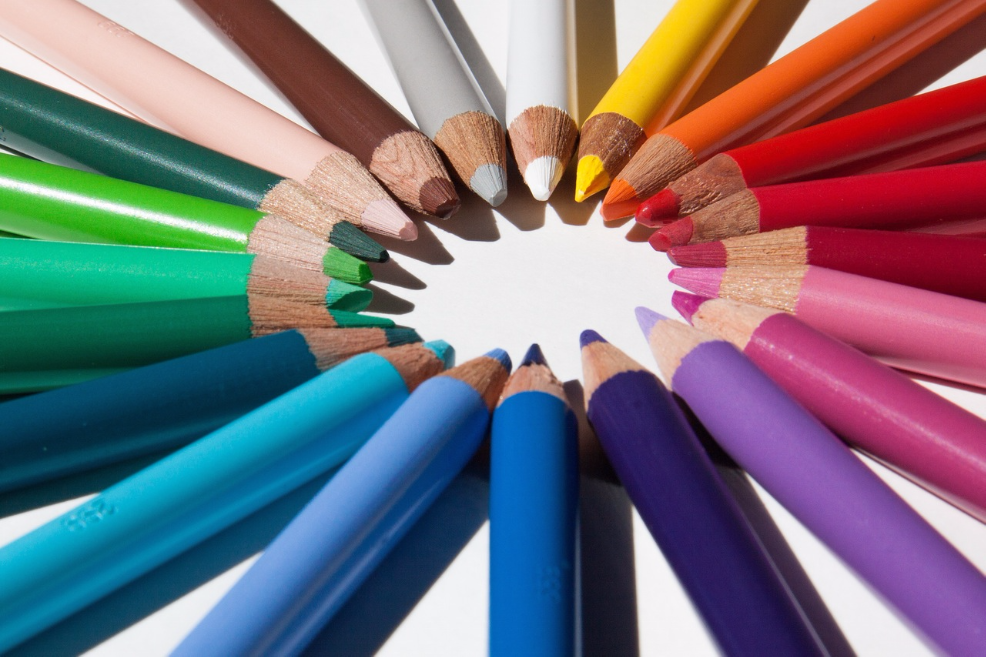
#> input picture DLinCV_Exercise/images/pencils.png, 986 x 657 px
$ python gaussianBlur.py
#> lines starting #> are read from the running program, lines starting #| are printed output that depends on the picture
import cv2
img = cv2.imread('../images/pencils.png')
#> img is the input picture: shape (657, 986, 3); mean B, G, R 124.6, 115, 120.5
#blur image by kennel size
kernelBlurImg = cv2.GaussianBlur(img, (15, 15), 0)
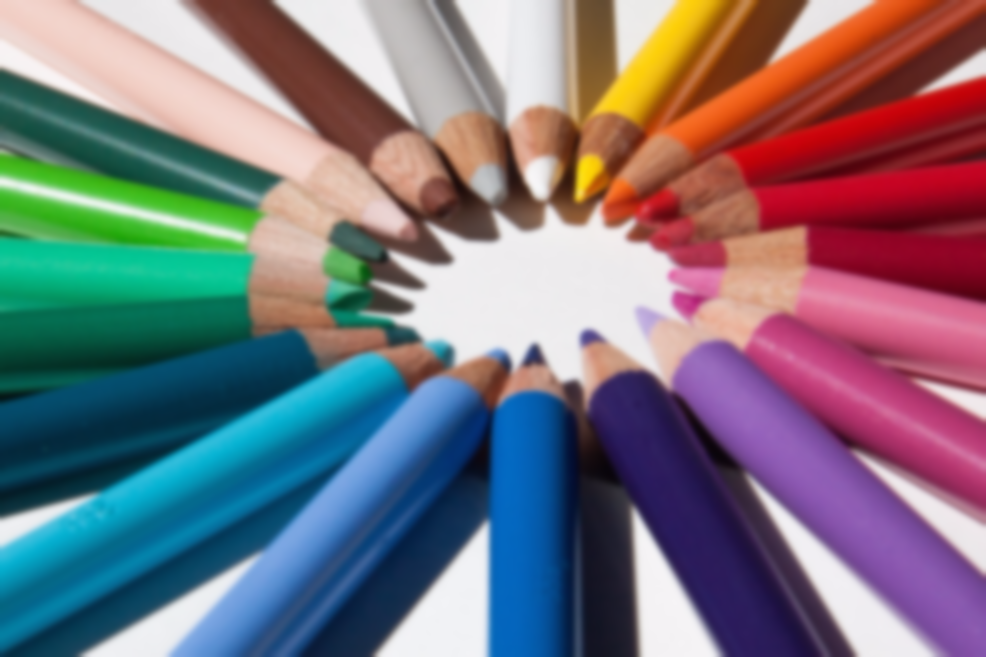
#> kernelBlurImg: shape (657, 986, 3); mean B, G, R 124.6, 115, 120.5
#blur image by sigma X
xSigmaBlurImg = cv2.GaussianBlur(img,(0,0),5)
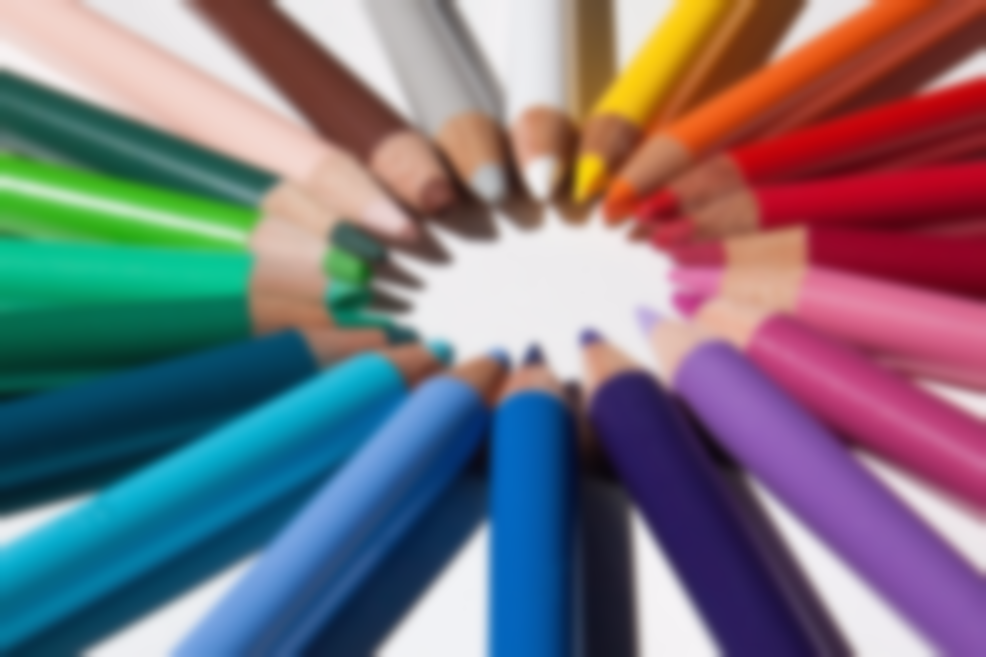
#> xSigmaBlurImg: shape (657, 986, 3); mean B, G, R 124.6, 115, 120.5

#show image
cv2.imshow('original image',img)
cv2.imshow('kernel blur image', kernelBlurImg)
cv2.imshow('sigma x blur image', xSigmaBlurImg)
cv2.waitKey(0)
cv2.destroyAllWindows()
